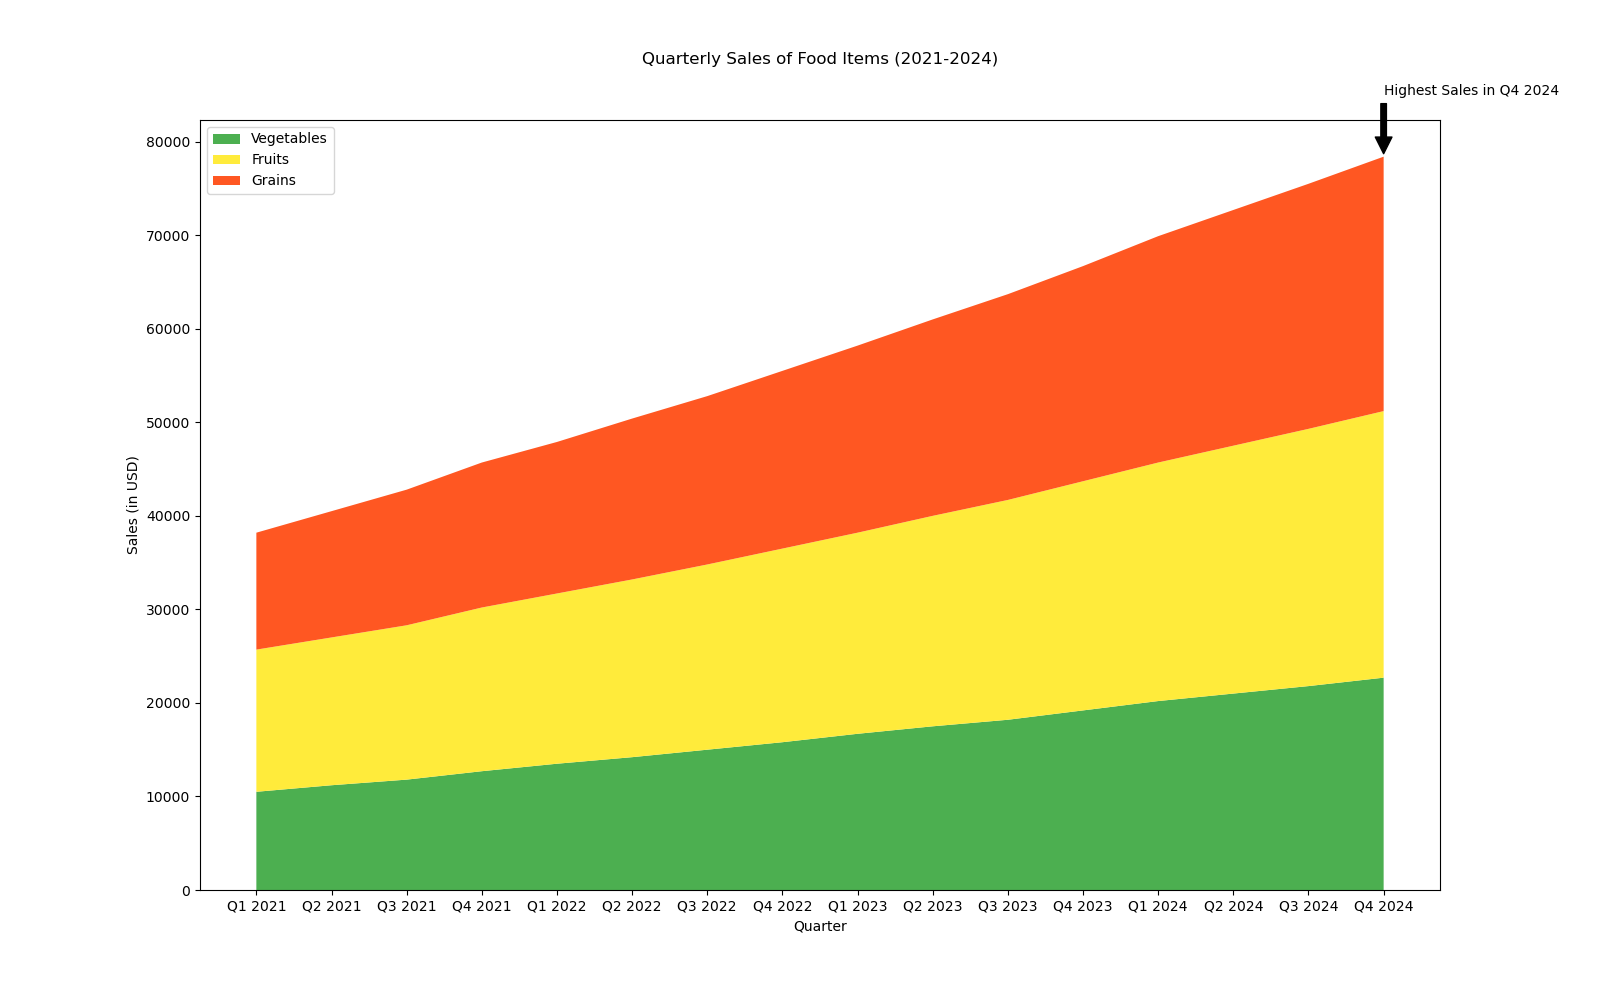

Generate this figure with Python:

import matplotlib.pyplot as plt

quarters = ['Q1 2021', 'Q2 2021', 'Q3 2021', 'Q4 2021',
            'Q1 2022', 'Q2 2022', 'Q3 2022', 'Q4 2022',
            'Q1 2023', 'Q2 2023', 'Q3 2023', 'Q4 2023',
            'Q1 2024', 'Q2 2024', 'Q3 2024', 'Q4 2024']

vegetables = [10500, 11200, 11800, 12700, 13500, 14200, 15000, 15800,
              16700, 17500, 18200, 19200, 20200, 21000, 21800, 22700]

fruits = [15200, 15800, 16500, 17500, 18200, 19000, 19800, 20700,
          21500, 22500, 23500, 24500, 25500, 26500, 27500, 28500]

grains = [12500, 13500, 14500, 15500, 16200, 17200, 18000, 19000,
          20000, 21000, 22000, 23000, 24200, 25200, 26200, 27200]

plt.figure(figsize=(16, 10))
plt.stackplot(quarters, vegetables, fruits, grains,
              labels=['Vegetables', 'Fruits', 'Grains'],
              colors=['#4CAF50', '#FFEB3B', '#FF5722'])

plt.title('Quarterly Sales of Food Items (2021-2024)', pad=40)
plt.xlabel('Quarter')
plt.ylabel('Sales (in USD)')
plt.annotate('Highest Sales in Q4 2024', xy=(15, 78400), xytext=(15, 85000),
             arrowprops=dict(facecolor='black', shrink=0.05))
plt.legend(loc='upper left')

plt.show()
